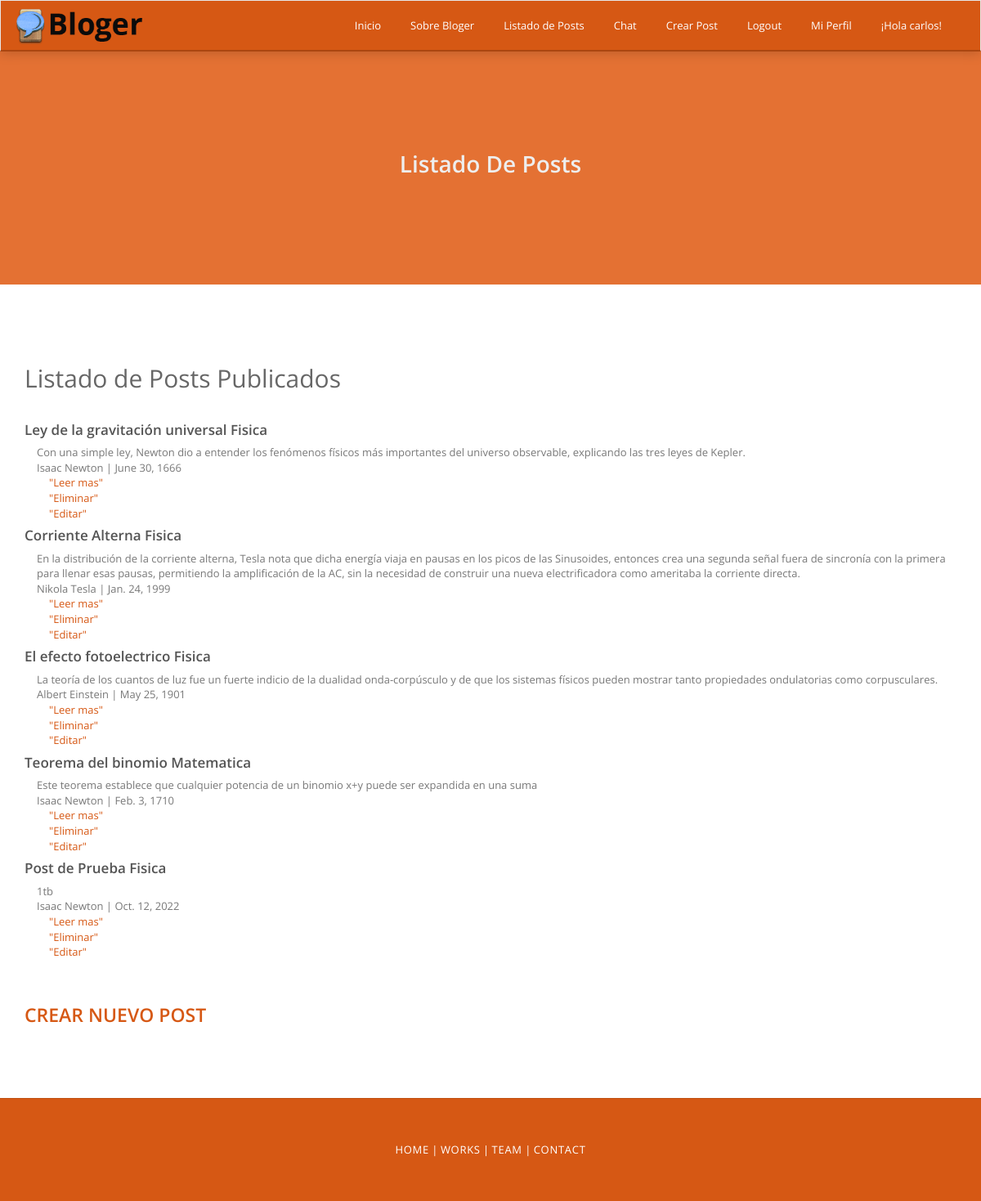
The app's page /pages/ (signed in) with its own data.
### apps/Appblog/models.py (models this page shows)
class ModeloBase(models.Model):
    id=models.AutoField(primary_key=True)
    estado=models.BooleanField('Estado',default=True)
    fecha_creacion=models.DateField('Fecha de creacion',auto_now=False,auto_now_add=True)
    fecha_modificacion=models.DateField('Fecha de modificacion',auto_now=True,auto_now_add=False)
    fecha_eliminacion=models.DateField('Fecha de eliminacion',auto_now=True,auto_now_add=False)
    class Meta:
        abstract=True

class Post(ModeloBase):
    titulo=models.CharField('Titulo del Articulo',max_length=100, unique=True,blank=True,null=True)
    subtitulo=models.CharField('Subtitulo del Articulo',max_length=100, unique=True,blank=True,null=True)
    slug=models.CharField('Slug',max_length=100, unique=True,blank=True,null=True)
    descripcion=models.TextField('Descripcion',blank=True,null=True)
    autor=models.ForeignKey(Autor, on_delete=models.CASCADE,blank=True,null=True)
    categoria=models.ForeignKey(Categoria, on_delete=models.CASCADE,blank=True,null=True)
    cuerpo=RichTextField(blank=True,null=True)
    imagen_referencia=models.ImageField('Imagen de Referencia', upload_to='imagenes/', max_length=255,blank=True)
    publicado=models.BooleanField('Publicado / No Publicado',default=False,blank=True,null=True)
    fecha_publicacion=models.DateField('Fecha de publicacion',blank=True,null=True)
    class Meta:
        verbose_name="Post"
        verbose_name_plural="Posts"
    def __str__(self):
        return self.titulo+ " " +str(self.categoria)

class Categoria(ModeloBase):
    nombre=models.CharField('Nombre de la categoria',max_length=100, unique=True)
    imagen_referencia=models.ImageField('Imagen de Referencia',upload_to='categoria/')
    class Meta:
        verbose_name="Categoria"
        verbose_name_plural="Categorias"
    def __str__(self):
        return self.nombre

class Autor(ModeloBase):
    nombre=models.CharField('Nombres',max_length=100)
    apellidos=models.CharField('Apellidos',max_length=100)
    email=models.EmailField('Correo',max_length=100)
    descripcion=models.TextField('Descripcion')
    web=models.URLField('Web', null=True,blank=True)
    class Meta:
        verbose_name="Autor"
        verbose_name_plural="Autores"
    def __str__(self):
        return self.nombre+ " " +str(self.apellidos)

### apps/Appblog/views.py (the view)
# urls.py: path('pages/',ListadoPosts.as_view(), name='lista_posts'),
class ListadoPosts(LoginRequiredMixin, ListView):
    def get(self, request, *args, **kwargs):
        lista_posts= Post.objects.filter(
                    estado= True,
                    publicado= True,
                    )
        contexto={
            'lista_posts': lista_posts,
        }
        return render(request, 'lista_posts.html', contexto)

### apps/Appblog/templates/lista_posts.html (shortened to what this page needs)
{% extends 'index.html' %}
{% load static %}
{% block banner %}Listado de Posts {% endblock banner %}
{% block cuerpo %}
<body>
	<div class="blog" id="blog">
		<div class="container">
			<div class="default-heading">
				<h2>Listado de Posts Publicados</h2>
				<br>
			</div>
				{% for p in lista_posts %}
					<h4>{{p}}</h4>
					<div class="container"><p>{{ p.descripcion }}</p>
					<div class="container"></div><p>{{ p.autor }} | {{ p.fecha_publicacion }}</p>
					<div class="container"><a href="{% url 'Appblog:detalle_post' p.slug %}">"Leer mas"</a></div>
					<div class="container"><a href="{% url 'Appblog:eliminarPost' p.titulo %}">"Eliminar"</a></div>
					<div class="container"><a href="{% url 'Appblog:editarPost' p.titulo %}">"Editar"</a></div>
			</div>
				{% endfor %}
			<br>
			<br>
			<div>
				<h3><a href="{% url 'Appblog:postformulario' %}">CREAR NUEVO POST</a></h3>
			</div>
		</div>
	</div>
</body>
{% endblock cuerpo %}

### apps/Appblog/templates/index.html (shortened to what this page needs)
<!DOCTYPE html>
<html>
	<head>
		{% load static %}
		<link href="{% static "Appblog/css/bootstrap.min.css" %}" rel="stylesheet">
		<link href="{% static "Appblog/css/font-awesome.min.css" %}" rel="stylesheet">
		<link href="{% static "Appblog/css/style.css" %}" rel="stylesheet">
	</head>
	<body>
		<div class="wrapper">
			<header>
				<nav class="navbar navbar-default" role="navigation">
					<div class="container">
						<div class="navbar-header">
							<a class="navbar-brand" href="{% url 'Appblog:index' %}"><img class="img-responsive" src={% static "Appblog/img/logo.png" %} alt="Logo" /></a>
						</div>
						<div class="collapse navbar-collapse" id="bs-example-navbar-collapse-1">
							<ul class="nav navbar-nav navbar-right">
								<li><a href="{% url 'Appblog:index' %}">Inicio</a></li>
								<li><a href="{% url 'Appblog:about' %}">Sobre Bloger</a></li>
								<li><a href="{% url 'Appblog:lista_posts' %}">Listado de Posts</a></li>
								<li><a href="{% url 'Appblog:index' %}">Chat</a></li>
								<li><a href="{% url 'Appblog:postformulario' %}">Crear Post</a></li>
								{% if user.is_authenticated %}
								<li><a href="{% url 'Appblog:logout' %}">Logout</a></li>
								<li><a href="{% url 'Appblog:editarPerfil' %}">Mi Perfil</a></li>
								<li><a href="">¡Hola {{ user }}!</a></li>
								{% else %}
								<li><a href="{% url 'Appblog:register' %}">Registrarse</a></li>
								<li><a href="{% url 'Appblog:login' %}">Login</a></li>
								{% endif %}
							</ul>
						</div>
					</div>
				</nav>
			</header>
			<div class="banner">
				<div class="container">
					<h2>{% block banner %}Bienvenido al Blog de la Ciencia{% endblock banner %}</h2>
				</div>
			</div>
			{% block cuerpo %}{% endblock cuerpo %}
			<footer>
				<div class="container">
					<p><a href="#">Home</a> | <a href="#work">works</a> | <a href="#team">Team</a> | <a href="#contact">Contact</a></p>
				</div>
			</footer>
		</div>
	</body>
</html>

### apps/Appblog/static/Appblog/css/style.css (style rules this page uses)
body { font-family: 'Open Sans', Sans Serif; font-weight: 400; color: #545454; -webkit-font-smoothing: antialiased; }
h1,h2,h3,h4,h5,h6 { font-family: 'Open Sans', Sans Serif; font-weight: 600; }
p { margin:0; padding:0; color: #787878; }
a { text-decoration: none; color: #d65814; }
header .navbar { margin: 0; background: #d65814; border-radius: 0; border-bottom: 2px solid rgba(0,0,0,0.2); box-shadow: 0 1px 15px rgba(0,0,0,0.2); }
header .navbar-default .navbar-nav>li>a { margin: 15px 3px; padding-top: 6px; color: #fff; padding-bottom: 6px; border-radius: 2px; }
header .navbar-brand { padding: 0; height: auto; }
header .navbar-brand img { position: relative; top: 5px; max-width: 165px; }
.banner { background: #e47133; padding-top: 120px; padding-bottom: 120px; text-align: center; }
.banner h2 { margin-top: 0; margin-bottom: 0; font-size: 28px; line-height: 35px; color: #eee; text-transform: capitalize; }
.default-heading { margin-top: 20px; margin-bottom: 10px; }
.default-heading h2 { margin-top: 0; font-size: 30px; color: #676767; font-weight: 400; }
.blog { padding-top: 60px; }
footer { margin-top: 80px; padding: 50px 0; background: #d65814; text-align: center; border-top: 1px solid rgba(0,0,0,0.1); }
footer p { font-size: 13px; line-height: 25px; color: #fff; }
footer p a { font-size: 13px; line-height: 24px; text-transform: uppercase; letter-spacing: 0.055em; color: #fff; }

### records on screen
Post: titulo+categoria "Ley de la gravitación universal Fisica", descripcion "Con una simple ley, Newton dio a entender los fenómenos físicos más importantes del universo observable, explicando las tres leyes de Kepler.", autor "Isaac Newton", fecha_publicacion "June 30, 1666"
Post: titulo+categoria "Corriente Alterna Fisica", descripcion "En la distribución de la corriente alterna, Tesla nota que dicha energía viaja en pausas en los picos de las Sinusoides, entonces crea una segunda señal fuera de sincronía con la primera para llenar esas pausas, permitiendo la amplificación de la AC, sin la necesidad de construir una nueva electrificadora como ameritaba la corriente directa.", autor "Nikola Tesla", fecha_publicacion "Jan. 24, 1999"
Post: titulo+categoria "El efecto fotoelectrico Fisica", descripcion "La teoría de los cuantos de luz fue un fuerte indicio de la dualidad onda-corpúsculo y de que los sistemas físicos pueden mostrar tanto propiedades ondulatorias como corpusculares.", autor "Albert Einstein", fecha_publicacion "May 25, 1901"
Post: titulo+categoria "Teorema del binomio Matematica", descripcion "Este teorema establece que cualquier potencia de un binomio x+y puede ser expandida en una suma", autor "Isaac Newton", fecha_publicacion "Feb. 3, 1710"
Post: titulo+categoria "Post de Prueba Fisica", descripcion "1tb", autor "Isaac Newton", fecha_publicacion "Oct. 12, 2022"

### other values on screen
{{ user }} "carlos"
